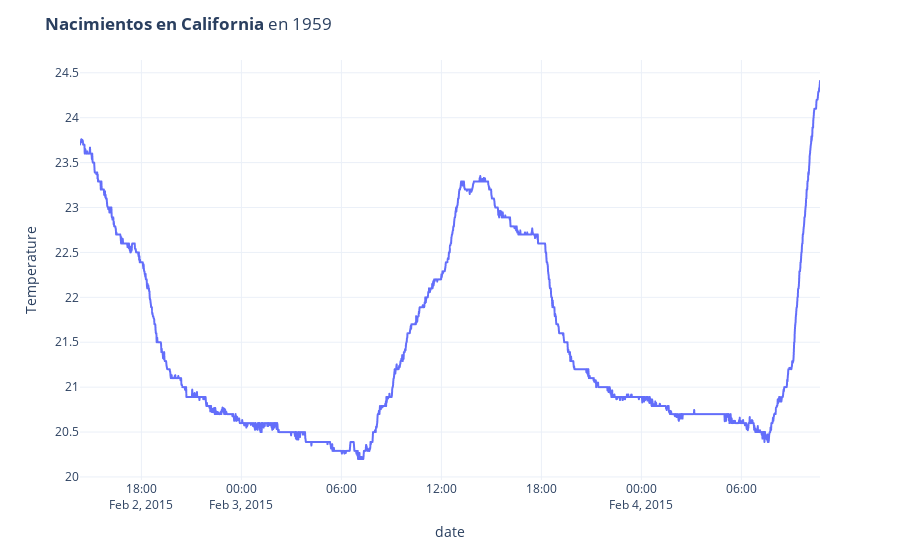

The notebook cell this image was saved under:
### Code cell
fig = px.line(df_room, 
          x ='date',
          y ='Temperature',
          template = 'plotly_white'   )
fig.update_layout(title = '<b>Nacimientos en California</b> en 1959')

### Figure 1 — Plotly figure (JSON) as saved in the notebook; plotly's stock layout.template omitted (floating-point values rounded to 4 significant figures; data arrays with more than 128 entries replaced by an {"elided": "..."} marker saying what was removed)
{"data": [{"hovertemplate": "date=%{x}<br>Temperature=%{y}<extra></extra>", "legendgroup": "", "line": {"color": "#636efa", "dash": "solid"}, "mode": "lines", "name": "", "showlegend": false, "type": "scattergl", "x": {"elided": "2665 str values"}, "xaxis": "x", "y": {"elided": "2665 float values"}, "yaxis": "y"}], "layout": {"legend": {"tracegroupgap": 0}, "margin": {"t": 60}, "title": {"text": "<b>Nacimientos en California</b> en 1959"}, "xaxis": {"anchor": "y", "domain": [0, 1], "title": {"text": "date"}}, "yaxis": {"anchor": "x", "domain": [0, 1], "title": {"text": "Temperature"}}}}
